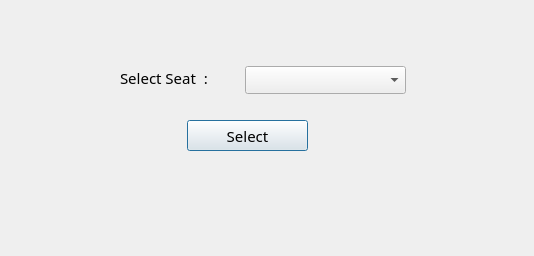
<?xml version="1.0" encoding="UTF-8"?>
<ui version="4.0">
 <class>Select_Seat_1</class>
 <widget class="QDialog" name="Select_Seat_1">
  <property name="geometry">
   <rect>
    <x>0</x>
    <y>0</y>
    <width>534</width>
    <height>256</height>
   </rect>
  </property>
  <property name="windowTitle">
   <string>Seat Selection</string>
  </property>
  <widget class="QLabel" name="label_18">
   <property name="geometry">
    <rect>
     <x>120</x>
     <y>70</y>
     <width>111</width>
     <height>16</height>
    </rect>
   </property>
   <property name="font">
    <font>
     <family>Leelawadee UI Semilight</family>
     <pointsize>11</pointsize>
    </font>
   </property>
   <property name="text">
    <string>Select Seat  :</string>
   </property>
  </widget>
  <widget class="QPushButton" name="btnSelect1">
   <property name="geometry">
    <rect>
     <x>187</x>
     <y>120</y>
     <width>121</width>
     <height>31</height>
    </rect>
   </property>
   <property name="font">
    <font>
     <family>Leelawadee UI Semilight</family>
     <pointsize>11</pointsize>
    </font>
   </property>
   <property name="text">
    <string>Select</string>
   </property>
  </widget>
  <widget class="QComboBox" name="cmbSelect">
   <property name="geometry">
    <rect>
     <x>245</x>
     <y>66</y>
     <width>161</width>
     <height>28</height>
    </rect>
   </property>
   <property name="font">
    <font>
     <family>Leelawadee UI Semilight</family>
     <pointsize>10</pointsize>
    </font>
   </property>
  </widget>
  <widget class="QLabel" name="lblSeat">
   <property name="geometry">
    <rect>
     <x>181</x>
     <y>184</y>
     <width>161</width>
     <height>20</height>
    </rect>
   </property>
   <property name="font">
    <font>
     <family>Leelawadee UI Semilight</family>
     <pointsize>11</pointsize>
    </font>
   </property>
   <property name="text">
    <string/>
   </property>
  </widget>
 </widget>
 <resources/>
 <connections/>
</ui>
